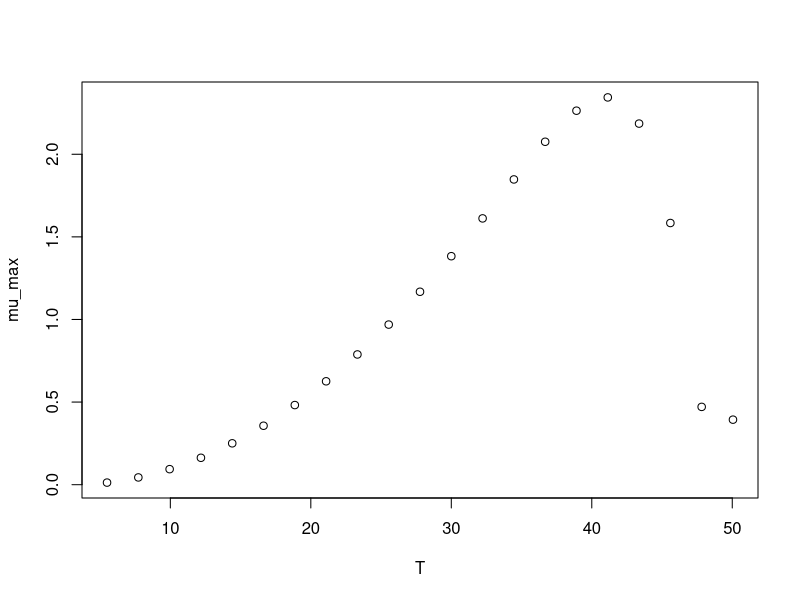

Reproduce this figure in R.
#############################
# start of Parameter script
#############################
T <- seq(5.4945054945055,50.05,length.out=21)
#############################
# end of Parameter script
#############################
############################# 
# start of Model script Gropin ID 366 
#############################
 
# constant coefficients for this model
 
variables <- data.frame(T)
argumentsPar <- expand.grid(variables)
 
# heart of the model
response_surface <- function(T) {
   mumax <-(0.0435*(T-2.9)*(1-exp(0.314*(T-49.2))))^2

return(mumax=mumax)
} 

# output parameters
mumax <- cbind(argumentsPar,response_surface(argumentsPar['T']))
colnames(mumax) <- c(colnames(argumentsPar),'mumax')
#############################
# End of Model script
#############################
############################# 
# start of Visualisation script Gropin ID 366 
#############################
plot(T,mumax$mumax,
                          xlab='T',
                          ylab='mu_max')
#############################
# End of Visualisation script
#############################
